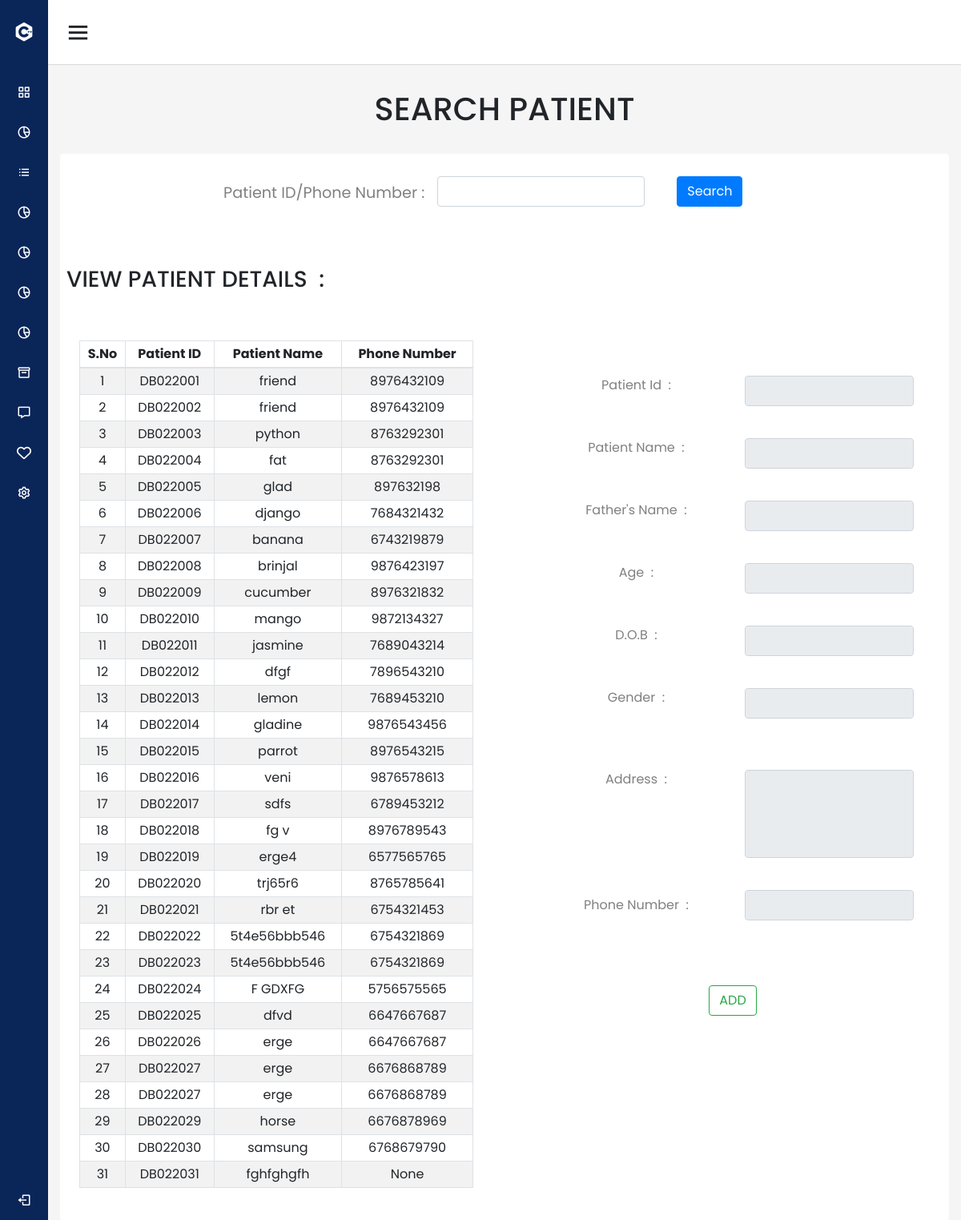
The app's page /search_patient/ with its own data.
### management/models.py (models this page shows, shortened)
class PatientDetails(models.Model):
    patient_id= models.CharField(max_length=30)
    patient_name= models.CharField(max_length=30)
    fathers_name= models.CharField(max_length=30)
    age= models.CharField(max_length=30)
    date_of_birth= models.DateField()
    gender= models.CharField(max_length=30)
    blood_group=models.CharField(max_length=30,null=True,blank=True)
    address= models.TextField(max_length=30)
    phone_number = models.IntegerField(null=True,blank=True,error_messages={'phone_number':'Enter a valid phone number'})

### management/views.py (the view)
# urls.py: path('search_patient/', views.search_patient, name='search_patient'),
def search_patient(request):
    x=  PatientDetails.objects.all()
    if request.method=="POST":
        patient_id=request.POST.get("patient_id")
        result1 = PatientDetails.objects.filter(phone_number__iexact = patient_id)
        result2 = PatientDetails.objects.filter(patient_id__iexact = patient_id)
        if result1:
            result=result1
        elif result2:
            result=result2
        else:
            result=[]
        return render(request,'management/search_patient.html',{'x':result,'phone_number':patient_id})
    else:
        y=  TodayPatients.objects.filter(created_at__contains=datetime.today().date())
        y =[i.patient.patient_id for i in y]
        print(y)
        return render(request,'management/search_patient.html',{'x':x})

### management/templates/management/search_patient.html (shortened to what this page needs)
{% extends "management/navbar.html" %}
{% load static %}
{% block content %}
    <section id="search_patient">
        <div class="container-fluid">
            <h1 class="text-center pt-2">SEARCH PATIENT</h1><br>
            <div class="card">
                <div class="card-body text_size">
                    <form action="{% url 'search_patient' %}" method="POST">
                        <div class="form-group row">
                            <div class="col-md-5 p-2 text-md-right">
                            <label for="inputnumber" class="col-form-label">Patient&nbsp;ID/Phone&nbsp;Number&nbsp;:</label>
                            </div>
                            <div class="col-md-3 p-2">
                              <input type="text" class="form-control" value="{{phone_number}}" name="patient_id" id="inputnumber" placeholder="">
                            </div>
                            <div class="col-md-2 p-2 ml-4">
                                <button type="submit" class="btn btn-primary">Search</button>
                            </div>
                        </div>
                    </form>
                </div>
                    <h3 class="card-title pl-2">VIEW PATIENT DETAILS&nbsp;&nbsp;:</h3><br>
                    <div class="card-deck">
                        <div class="card p-4 ">
                            <div class="table-responsive">
                                <table class="table table-striped table-bordered text-center ">
                                    <thead>
                                        <tr>
                                            <th class="text-center">S.No</th>
                                            <th class="text-center">Patient&nbsp;ID</th>
                                            <th class="text-center">Patient&nbsp;Name</th>
                                            <th class="text-center">Phone&nbsp;Number</th>
                                        </tr>
                                    </thead>
                                    <tbody>
                                        {% for i in x %}
                                       <tr data-href="{% url 'click_patient' i.id %}">
                                            <td>{{i.id }}</td>
                                            <td>{{i.patient_id}}</td>
                                            <td>{{i.patient_name}}</td>
                                            <td>{{i.phone_number}}</td>
                                        </tr>
                                    {% endfor %}
                                    </tbody>
                                </table>
                            </div>
                        </div>
                        <div class="card p-4">
                         <div class="card-body mt-4">
                            <form method="POST" action="{% url 'add_patient' %}">
                                <div class="form-group row d-flex justify-content-center">
                                    <div class="col-lg-6 text-lg-center text-md-left">
                                        <label for="inputid">Patient Id&nbsp;&nbsp;:</label>
                                    </div>
                                    <div class="col-lg-6">
                                        <input type="text" name="patient_id"  id="p_id" value="{{patient.patient_id}}" class="form-control mb-4"  readonly>
                                    </div>
                                </div>
                                <div class="form-group row d-flex justify-content-center">
                                    <div class="col-lg-6 text-lg-center text-md-left">
                                        <label for="inputname" class="text-center">Patient Name&nbsp;&nbsp;:</label>
                                    </div>
                                    <div class="col-lg-6">
                                        <input type="text" name="patient_name" id="patient_name_id" value="{{patient.patient_name}}" class="form-control mb-4" id="inputname"  disabled>
                                    </div>
                                </div>
                                <div class="form-group row d-flex justify-content-center">
                                    <div class="col-lg-6 text-md-left text-lg-center">
                                        <label for="inputname3" class="text-center">Father's Name&nbsp;&nbsp;:</label>
                                    </div>
                                    <div class="col-lg-6">
                                        <input type="text" class="form-control mb-4" value="{{patient.fathers_name}}" name="fathers_name" id="fathers_name_id"  disabled>
                                    </div>
                                </div>
                                <div class="form-group row d-flex justify-content-center">
                                    <div class="col-lg-6 text-md-left text-lg-center">
                                        <label for="inputname4" class="text-center">Age&nbsp;&nbsp;:</label>
                                    </div>
                                    <div class="col-lg-6">
                                        <input type="text" name="age_patient" id="age_patient_id" value="{{patient.age_patient}}" class="form-control mb-4"  readonly>
                                    </div>
                                </div>
                                <div class="form-group row d-flex justify-content-center">
                                    <div class="col-lg-6 text-md-left text-lg-center">
                                        <label for="inputdate" class="text-center">D.O.B&nbsp;&nbsp;:</label>
                                    </div>
                                    <div class="col-lg-6">
                                        <input type="text" class="form-control mb-4" name="date_of_birth" value="{{patient.date_of_birth}}" id="date_of_birth_id" readonly>
                                    </div>
                                </div>
                                <div class="form-group row d-flex justify-content-center ">
                                    <div class="col-lg-6 text-md-left text-lg-center">
                                        <label for="gender" class="text-center">Gender&nbsp;&nbsp;:</label>
                                    </div>
                                    <div class="col-lg-6 mb-4">
                                        <input type="text" class="form-control mb-4" name="gender" value="{{patient.gender}}" id="" readonly>
                                    </div>
                                </div>
                                <div class="form-group row d-flex justify-content-center">
                                    <div class="col-lg-6 text-md-left text-lg-center">
                                        <label for="validationTextarea">Address&nbsp;&nbsp;:</label>
                                    </div>
                                    <div class="col-lg-6">
                                        <textarea class="form-control mb-4" name="address"  rows="4" cols="50"  placeholder=""
                                            disabled>{{patient.address}}</textarea>
                                    </div>
                                </div>
                                <div class="form-group row d-flex justify-content-center">
                                    <div class="col-lg-6 text-md-left text-lg-center">
                                        <label for="inputname4"
                                            class="col-form-label">Phone&nbsp;Number&nbsp;&nbsp;:</label>
                                    </div>
                                    <div class="col-lg-6">
                                        <input type="text" class="form-control" name="phone_number" value="{{patient.phone_number}}" id="patient_phone_number_id" minlength="10" disabled>
                                    </div>
                                </div>
                                <div class="col-lg-12 d-flex justify-content-center mt-5 p-2">
                                   <button type="submit" class="btn btn-outline-success">ADD</button>
                                </div>
                            </form>
                            </div>
                        </div>
                    </div>
                </div>
            </div>
    </section>
    {% endblock %}

### management/static/css/navbarstyle.css (style rules this page uses)
* { margin: 0; padding: 0; box-sizing: border-box; font-family: 'Poppins', sans-serif; }

### management/static/css/clinicstyle.css (style rules this page uses)
body { margin: 0; padding: 0; box-sizing: border-box; width: 100%; font-family: 'poppins'; font-style: normal; }
.text_size { font-size: larger; }
.col-form-label { margin-bottom: 25px; }
textarea { resize: none; }
h1 { text-transform: uppercase; text-align: center; }
.table td, .table th { padding: 0.25rem; vertical-align: middle; border-top: 1px solid #dee2e6; }
.table thead th { vertical-align: middle; border-bottom: 2px solid #dee2e6; }

### management/static/css/login.css (style rules this page uses)
body { background-color: #ECEEFF; }
.card { border: none; }
label { color: grey; }
textarea { resize: none; }

### records on screen
PatientDetails: id "1", patient_id "DB022001", patient_name "friend", phone_number "8976432109"
PatientDetails: id "2", patient_id "DB022002", patient_name "friend", phone_number "8976432109"
PatientDetails: id "3", patient_id "DB022003", patient_name "python", phone_number "8763292301"
PatientDetails: id "4", patient_id "DB022004", patient_name "fat", phone_number "8763292301"
PatientDetails: id "5", patient_id "DB022005", patient_name "glad", phone_number "897632198"
PatientDetails: id "6", patient_id "DB022006", patient_name "django", phone_number "7684321432"
PatientDetails: id "7", patient_id "DB022007", patient_name "banana", phone_number "6743219879"
PatientDetails: id "8", patient_id "DB022008", patient_name "brinjal", phone_number "9876423197"
PatientDetails: id "9", patient_id "DB022009", patient_name "cucumber", phone_number "8976321832"
PatientDetails: id "10", patient_id "DB022010", patient_name "mango", phone_number "9872134327"
PatientDetails: id "11", patient_id "DB022011", patient_name "jasmine", phone_number "7689043214"
PatientDetails: id "12", patient_id "DB022012", patient_name "dfgf", phone_number "7896543210"
PatientDetails: id "13", patient_id "DB022013", patient_name "lemon", phone_number "7689453210"
PatientDetails: id "14", patient_id "DB022014", patient_name "gladine", phone_number "9876543456"
PatientDetails: id "15", patient_id "DB022015", patient_name "parrot", phone_number "8976543215"
PatientDetails: id "16", patient_id "DB022016", patient_name "veni", phone_number "9876578613"
PatientDetails: id "17", patient_id "DB022017", patient_name "sdfs", phone_number "6789453212"
PatientDetails: id "18", patient_id "DB022018", patient_name "fg v", phone_number "8976789543"
PatientDetails: id "19", patient_id "DB022019", patient_name "erge4", phone_number "6577565765"
PatientDetails: id "20", patient_id "DB022020", patient_name "trj65r6", phone_number "8765785641"
PatientDetails: id "21", patient_id "DB022021", patient_name "rbr et", phone_number "6754321453"
PatientDetails: id "22", patient_id "DB022022", patient_name "5t4e56bbb546", phone_number "6754321869"
PatientDetails: id "23", patient_id "DB022023", patient_name "5t4e56bbb546", phone_number "6754321869"
PatientDetails: id "24", patient_id "DB022024", patient_name "F GDXFG", phone_number "5756575565"
PatientDetails: id "25", patient_id "DB022025", patient_name "dfvd", phone_number "6647667687"
PatientDetails: id "26", patient_id "DB022026", patient_name "erge", phone_number "6647667687"
PatientDetails: id "27", patient_id "DB022027", patient_name "erge", phone_number "6676868789"
PatientDetails: id "28", patient_id "DB022027", patient_name "erge", phone_number "6676868789"
PatientDetails: id "29", patient_id "DB022029", patient_name "horse", phone_number "6676878969"
PatientDetails: id "30", patient_id "DB022030", patient_name "samsung", phone_number "6768679790"
PatientDetails: id "31", patient_id "DB022031", patient_name "fghfghgfh", phone_number "None"
